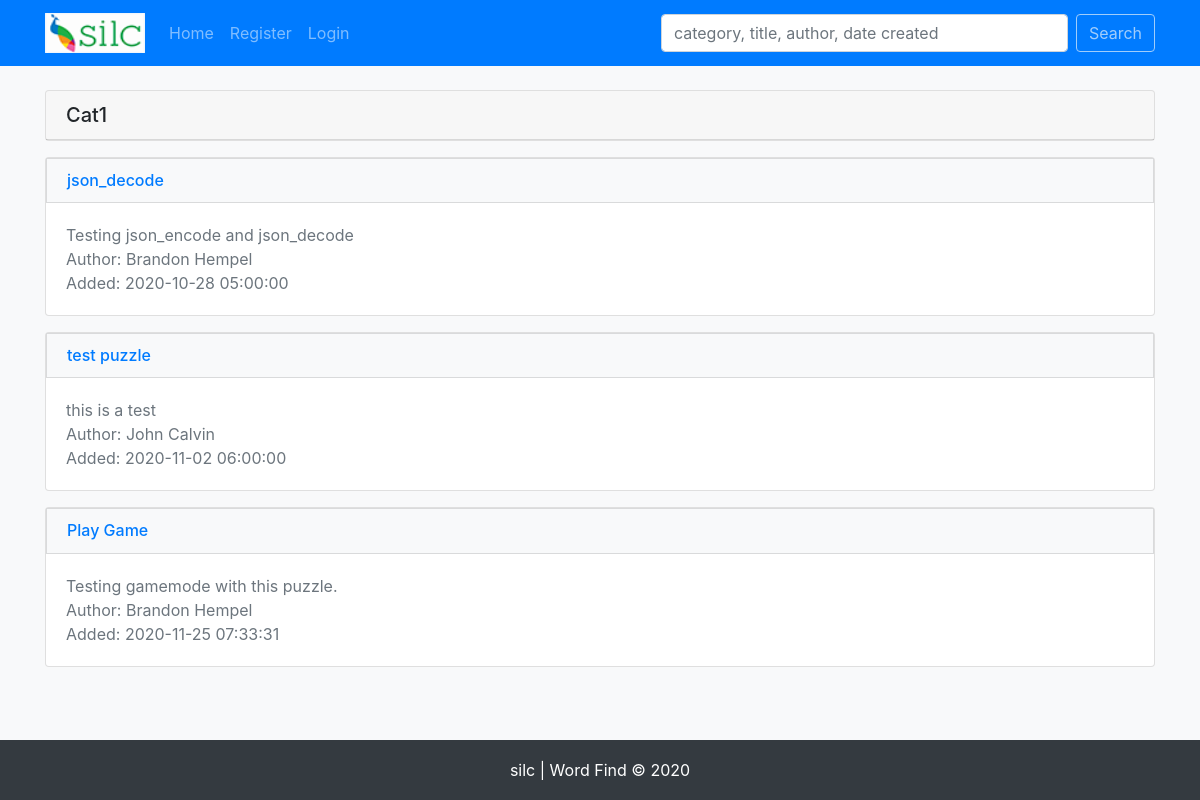
Before: /category.php?categoryId=1 with the older database file.
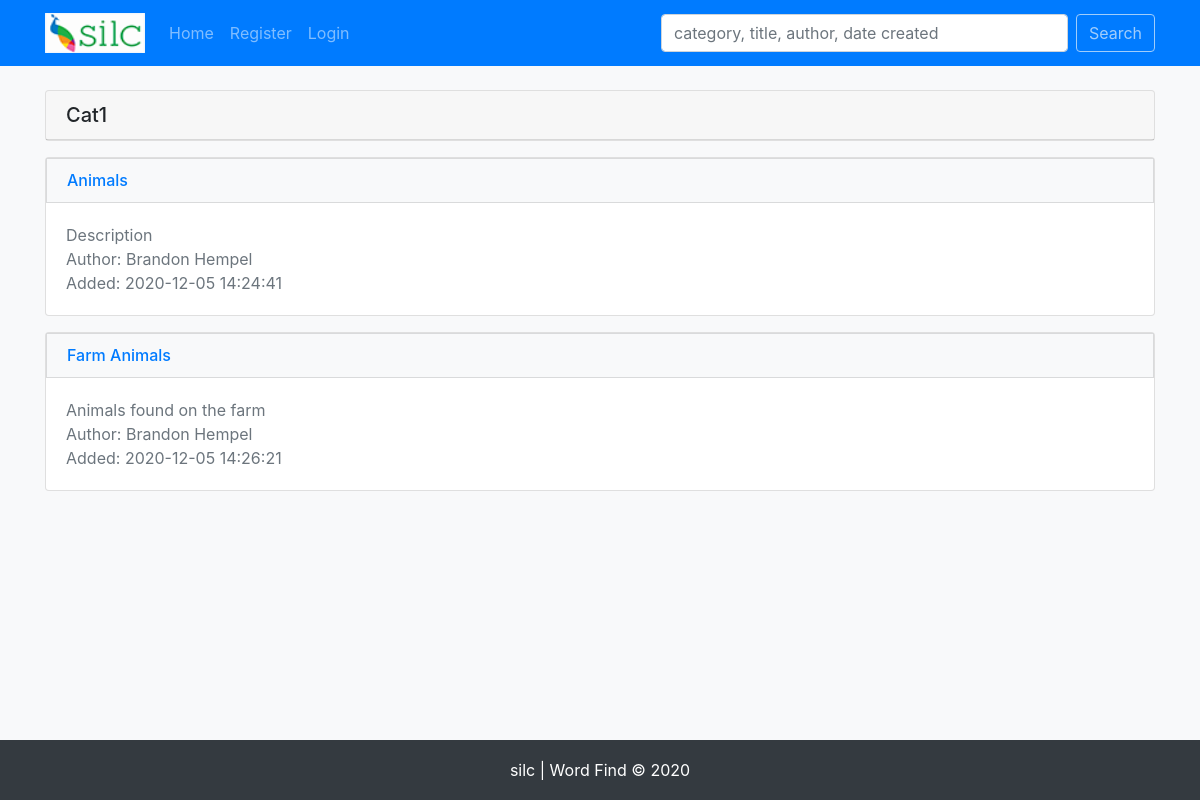
After: the same page with the newer database file.
### tables this page shows
CREATE TABLE `categories` (
  `cat_id` int(11) NOT NULL,
  `cat_name` varchar(255) NOT NULL
);

CREATE TABLE `puzzles` (
  `puzzle_id` int(11) NOT NULL,
  `cat_id` varchar(255) NOT NULL,
  `title` varchar(255) NOT NULL,
  `description` varchar(255) NOT NULL,
  `user_id` int(11) NOT NULL,
  `created_on` timestamp NOT NULL DEFAULT current_timestamp(),
  `language` varchar(255) NOT NULL,
  `word_direction` varchar(255) NOT NULL,
  `height` int(11) NOT NULL DEFAULT 10,
  `width` int(11) NOT NULL DEFAULT 10,
  `share_chars` tinyint(1) NOT NULL,
  `filler_char_types` varchar(255) NOT NULL,
  `char_bank` longtext NOT NULL CHECK (json_valid(`char_bank`)),
  `word_bank` longtext NOT NULL CHECK (json_valid(`word_bank`)),
  `board` longtext NOT NULL CHECK (json_valid(`board`)),
  `solution_directions` longtext NOT NULL CHECK (json_valid(`solution_directions`)),
  `answer_coordinates` longtext NOT NULL CHECK (json_valid(`answer_coordinates`))
);

CREATE TABLE `users` (
  `user_id` int(11) NOT NULL,
  `first_name` varchar(30) NOT NULL,
  `last_name` varchar(30) NOT NULL,
  `email` varchar(75) NOT NULL,
  `password` varchar(200) NOT NULL,
  `active` varchar(10) NOT NULL DEFAULT 'yes',
  `role` varchar(20) NOT NULL DEFAULT 'student',
  `modified_time` timestamp NOT NULL DEFAULT current_timestamp(),
  `created_time` timestamp NOT NULL DEFAULT current_timestamp()
);

### helpers/sessions.php (called while the page is built, shortened)
<?php
    function isLoggedIn(){
        if(isset($_SESSION['user_id'])){
            return true;
        } else {
            return false;
        }
    }

### helpers/functions.php (called while the page is built, shortened)
<?php
    function getCategoryById($categoryId, $pdo){
        $sql = "SELECT cat_name, puzzle_id, title, description, first_name, last_name, created_on
                FROM puzzles
                LEFT JOIN categories
                ON categories.cat_id = puzzles.cat_id
                INNER JOIN users
                ON users.user_id = puzzles.user_id
                WHERE puzzles.cat_id = :category_id
        ";
        $stmt = $pdo->prepare($sql);
        $stmt->execute(['category_id' => $categoryId]);
        return $stmt->fetchAll();
    }

### category.php (the view)
<?php
    $pageTitle = 'Word Find Category';
    include 'includes/header.php';
    $categoryId = $_GET['categoryId'];
    $category = getCategoryById($categoryId, $pdo);
    foreach($category as $cat){
        $data = ['cat_name' => $cat->cat_name];
    }
?>
<div class="card mt-4">
    <h5 class="card-header"><?php echo $data['cat_name']; ?></h5>
</div>
<?php foreach($category as $cat): ?>
    <div class="card mt-3">
        <div class="list-group">
            <h6 class="mb-0"><a href="puzzle.php?puzzleId=<?php echo $cat->puzzle_id; ?>" class="list-group-item list-group-item-action bg-light text-primary"><?php echo $cat->title; ?></a></h6>
            <div class="card-body">
                <p class="card-text text-muted">
                    <?php echo $cat->description; ?>
                    <br>Author: <?php echo $cat->first_name . ' ' . $cat->last_name; ?>
                    <br>Added: <?php echo $cat->created_on; ?>
                </p>
            </div>
        </div>
    </div>
<?php endforeach; ?>
<?php include('includes/footer.php'); ?>

### includes/header.php (shortened to what this page needs)
<?php
    require_once 'db.php';
    require_once 'helpers/functions.php';
    require_once 'helpers/sessions.php';
?>
<!DOCTYPE html PUBLIC '-//W3C//DTD XHTML 1.0 Transitional//EN''http://www.w3.org/TR/xhtml1/DTD/xhtml1-transitional.dtd'><html xmlns='http://www.w3.org/1999/xhtml' xml:lang='en' lang='en'>
<head>
    <link rel="stylesheet" href="https://stackpath.bootstrapcdn.com/bootstrap/4.5.2/css/bootstrap.min.css">
    <link rel="stylesheet" href="css/style.css">
</head>
<body class="d-flex flex-column">
    <nav class="navbar sticky-top navbar-expand-lg navbar-dark bg-primary">
        <div class="container">
            <a class="navbar-brand" href="index.php"><img src="images/logo.png"style="width:100px;height:40px;" alt="logo"></a>
            <div class="collapse navbar-collapse justify-content-between" id="navbarNavAltMarkup">
                <div class="navbar-nav">
                    <a href="index.php" class="nav-item nav-link <?php echo ($pageTitle == 'Word Find') ? ' active' : '' ; ?>">Home</a>
                <?php if(isLoggedIn()) : ?>
                    <a href="create_puzzle.php" class="nav-item nav-link <?php echo ($pageTitle == 'Word Find Puzzle Maker') ? ' active' : '' ; ?>">Create Puzzle</a>
                    <a href="?logout" class="nav-item nav-link">Logout</a>
                <?php else: ?>
                    <a href="" class="nav-item nav-link" data-toggle="modal" data-target="#registerModal">Register</a>
                    <a href="" id="loginBtn" class="nav-item nav-link" data-toggle="modal" data-target="#loginModal">Login</a>
                <?php endif; ?>
                </div>
                <form id="search" class="form-inline" action="search.php" method="post">
                    <input class="form-control mr-sm-2" type="search" name="query" placeholder="category, title, author, date created" onfocus="this.placeholder = ''" onblur="this.placeholder = 'category, title, author, date created'" size="33" aria-label="Search" value="<?php echo isset($_POST['query']) ? $_POST['query'] : ''; ?>">
                    <button class="btn btn-outline-light my-2 my-sm-0" type="submit">Search</button>
                </form>
            </div>
        </div>
    </nav>
    <main class="flex-fill pb-3 bg-light">
        <div class="container">

### includes/footer.php (shortened to what this page needs)
        </div>
    </main>
    <footer class="bg-dark">
       <div class="container text-white">
            silc | Word Find &#169; <?php echo date('Y');  ?>
       </div>
    </footer>
</body>
</html>

### css/style.css (style rules this page uses)
footer { height: 60px; line-height: 60px; text-align: center; }

Changed rows visible on the page:
removed puzzles: title "json_decode", description "Testing json_encode and json_decode", user.first_name "Brandon", user.last_name "Hempel", created_on "2020-10-28 05:00:00"
removed puzzles: title "test puzzle", description "this is a test", user.first_name "John", user.last_name "Calvin", created_on "2020-11-02 06:00:00"
removed puzzles: title "Play Game", description "Testing gamemode with this puzzle.", user.first_name "Brandon", user.last_name "Hempel", created_on "2020-11-25 07:33:31"
added puzzles: title "Animals", description "Description", user.first_name "Brandon", user.last_name "Hempel", created_on "2020-12-05 14:24:41"
added puzzles: title "Farm Animals", description "Animals found on the farm", user.first_name "Brandon", user.last_name "Hempel", created_on "2020-12-05 14:26:21"
